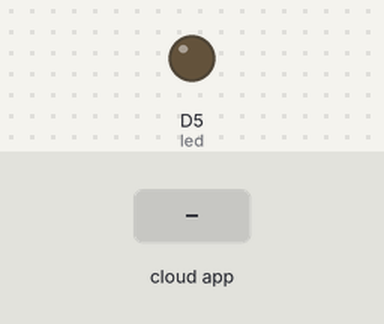
Bench run of a sketch on a simulated ESP8266 (NodeMCU). On the bench: output pins drawn as LEDs (lit = HIGH). Inputs (shaded band) come from the test bench. WiFi joins after 1.5 s; servers stay silent unless stated; the Firebase database answers and starts empty; what the sketch prints to the serial monitor is not drawn.

Above: at 2.7 s.
2.8 s: the phone or cloud app sets test to on
At 4.4 s:
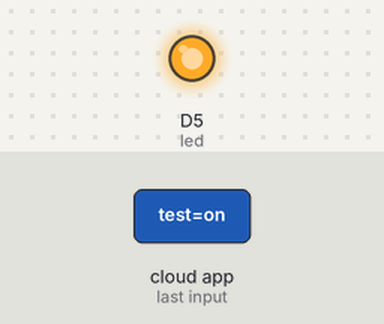
5.6 s: the phone or cloud app sets blink to yes
At 8.8 s:
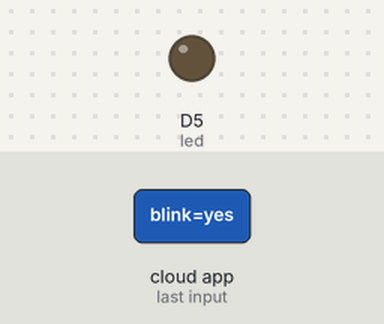
9.4 s: the phone or cloud app sets blink to on
At 10.1 s:
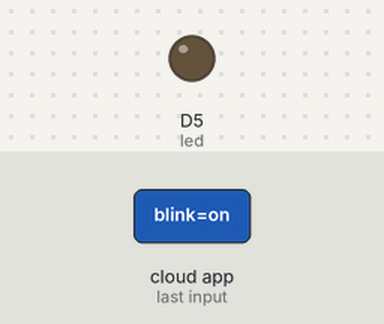
10.9 s: the phone or cloud app sets test to oN
At 13.3 s:
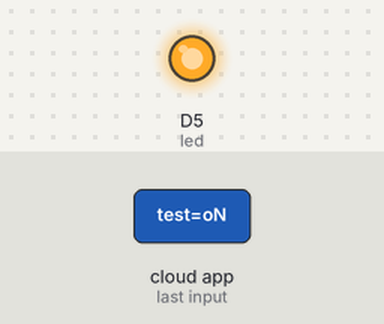
Timing chart, 0 to 14.8 s (numbered marks = the images above; inputs shaded):
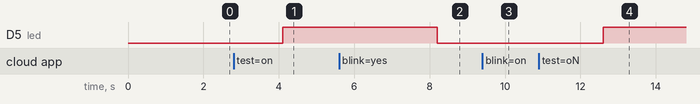

The sketch:

firebase_read.ino
```cpp
/*This program is for an ESP8266 to read the value from firebase. This code is a very simple implementation of switching on/off an LED.
My goal was to read from and write to firebase using the ESP8266 and this was the only working method I was able to find.
*/
//FirebaseESP8266.h must be included before ESP8266WiFi.h
#include "FirebaseESP8266.h"  // Install Firebase ESP8266 library
#include <ESP8266WiFi.h>
#define FIREBASE_HOST "yourhostnamegoeshere.firebaseio.com" //Without http:// or https:// schemes
#define FIREBASE_AUTH "authkeygoeshere"
#define WIFI_SSID "enteryourssid"
#define WIFI_PASSWORD "enterpassword"

int led = D5;

//Define FirebaseESP8266 data object
FirebaseData firebaseData;
FirebaseData stat,param;

FirebaseJson json;


void setup()
{

  Serial.begin(115200);

  pinMode(led,OUTPUT);

  WiFi.begin(WIFI_SSID, WIFI_PASSWORD);
  Serial.print("Connecting to Wi-Fi");
  while (WiFi.status() != WL_CONNECTED)
  {
    Serial.print(".");
    delay(300);
  }
  Serial.println();
  Serial.print("Connected with IP: ");
  Serial.println(WiFi.localIP());
  Serial.println();

  Firebase.begin(FIREBASE_HOST, FIREBASE_AUTH);
  Firebase.reconnectWiFi(true);

}
String prev;
void loop() {
  if (Firebase.getString(stat, "/test")&&Firebase.getString(param,"/blink"))
  {
    if(stat.stringData()=="on" || stat.stringData()=="oN" || stat.stringData()=="On" || stat.stringData()=="ON")
    {

        if(stat.stringData()!=prev && param.stringData()!="yes")
              {

                  Serial.println("Command detected\n Switching on LED, no blink.");
                  delay(500);
                  digitalWrite(led,HIGH);
                  prev = stat.stringData();

              }
        else if(param.stringData()=="yes")
              {
                Serial.println("Command detected\n Switching on LED, blink enabled.");
                delay(750);
                digitalWrite(led,HIGH);
                delay(750);
                digitalWrite(led,LOW);
              }

    }


    else if(stat.stringData()=="off" )
    {
            if(stat.stringData()!=prev)
                    {
                      Serial.println("Command detected\n Switching off LED");
                      delay(500);
                      digitalWrite(led,LOW);
                      prev = stat.stringData();

                    }
    }

    else
      {
              Serial.println("Incorrect Command: on or off only allowed\n Switching off LED");
              delay(500);
              digitalWrite(led,LOW);
      }
  }
  else
    {

              Serial.println("ERROR: Please enter a string value only.");

    }
  delay(1000);
}
```

Measured:
- after the input at 2.8 s, D5 (led): LOW → HIGH after 1.3 s
- after the input at 5.6 s, D5 (led): HIGH → LOW after 2.6 s
- after the input at 9.4 s, D5 (led): stays LOW (without the input it goes to HIGH after 0.86 s)
- after the input at 10.9 s, D5 (led): LOW → HIGH after 1.7 s
